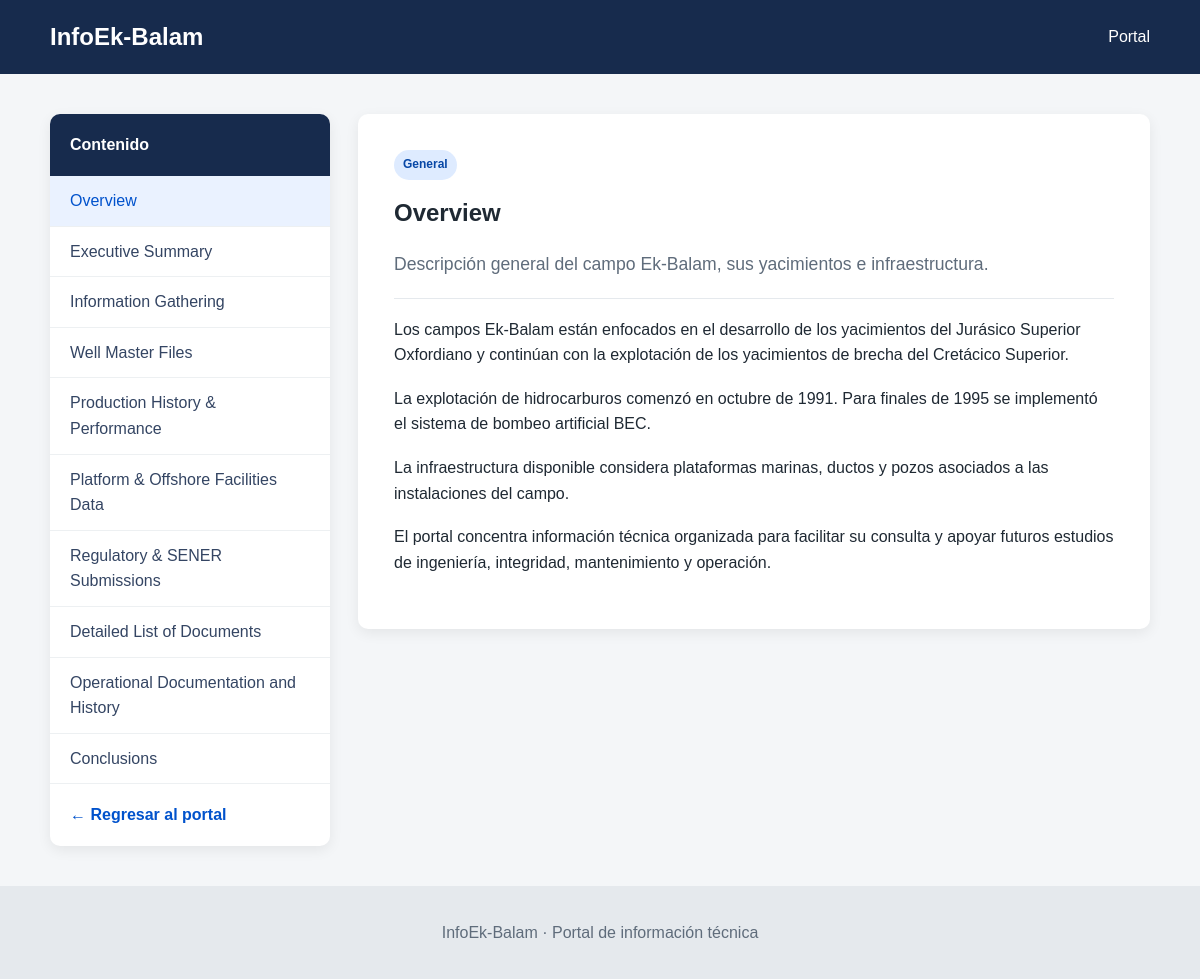
/contenido/overview (signed in), run on the app's committed database.
### models.py (models this page shows)
class Contenido(db.Model):
    __tablename__ = "contenidos"
    id = db.Column(
        db.Integer,
        primary_key=True
    )
    slug = db.Column(
        db.String(120),
        unique=True,
        nullable=False
    )
    titulo = db.Column(
        db.String(200),
        nullable=False
    )
    categoria = db.Column(
        db.String(100),
        nullable=False
    )
    resumen = db.Column(
        db.Text,
        nullable=True
    )
    contenido = db.Column(
        db.Text,
        nullable=False
    )
    palabras_clave = db.Column(
        db.Text,
        nullable=True
    )
    orden = db.Column(
        db.Integer,
        default=0,
        nullable=False
    )
    activo = db.Column(
        db.Boolean,
        default=True,
        nullable=False
    )

### app.py (the view)
@app.route("/contenido/<string:slug>")
@login_required
def ver_contenido(slug):
    contenido = Contenido.query.filter_by(
        slug=slug,
        activo=True
    ).first_or_404()
    contenidos_menu = (
        Contenido.query
        .filter_by(activo=True)
        .order_by(Contenido.orden)
        .all()
    )
    return render_template(
        "contenido.html",
        contenido=contenido,
        contenidos_menu=contenidos_menu
    )

### app.py (called while the page is built)
@login_manager.user_loader
def cargar_usuario(usuario_id):
    return db.session.get(
        Usuario,
        int(usuario_id)
    )

### models.py (called while the page is built)
    @property
    def is_active(self):
        return self.activo

### templates/contenido.html (shortened to what this page needs)
{% extends "base.html" %}
{% block content %}
<div class="distribucion-portal">
    <aside class="menu-lateral">
        <div class="menu-lateral-titulo">
            <span>Contenido</span>
        </div>
        <nav>
            {% for elemento in contenidos_menu %}
                <a
                    href="{{ url_for(
                        'ver_contenido',
                        slug=elemento.slug
                    ) }}"
                    class="{% if elemento.id == contenido.id %}
                        activo
                    {% endif %}"
                >
                    {{ elemento.titulo }}
                </a>
            {% endfor %}
        </nav>
        <a
            class="volver-portal"
            href="{{ url_for('portal') }}"
        >
            ← Regresar al portal
        </a>
    </aside>
    <article class="contenido-documental">
        <span class="categoria">
            {{ contenido.categoria }}
        </span>
        <h1>
            {{ contenido.titulo }}
        </h1>
        <p class="resumen-contenido">
            {{ contenido.resumen }}
        </p>
        <div class="texto-contenido">
            {% for parrafo in contenido.contenido.split('\n\n') %}
                {% if parrafo.strip() %}
                    <p>{{ parrafo.strip() }}</p>
                {% endif %}
            {% endfor %}
        </div>
    </article>
</div>
{% endblock %}

### static/css/styles.css (style rules this page uses)
* { box-sizing: border-box; }
html { min-height: 100%; }
body { min-height: 100vh; margin: 0; display: flex; flex-direction: column; font-family: Arial, Helvetica, sans-serif; line-height: 1.6; color: #1f2933; background-color: #f4f6f8; }
.categoria { display: inline-block; width: fit-content; padding: 5px 9px; color: #0747a6; font-size: 0.75rem; font-weight: 700; background: #deebff; border-radius: 20px; }
.distribucion-portal { display: grid; grid-template-columns: 280px 1fr; gap: 28px; align-items: start; }
.menu-lateral { position: sticky; top: 20px; overflow: hidden; background: white; border-radius: 10px; box-shadow: 0 4px 14px rgb(0 0 0 / 7%); }
.menu-lateral-titulo { padding: 18px 20px; color: white; font-weight: 700; background: #172b4d; }
.menu-lateral nav { display: flex; flex-direction: column; }
.menu-lateral nav a { padding: 12px 20px; color: #344563; text-decoration: none; border-bottom: 1px solid #edf0f2; }
.menu-lateral nav a:hover, .menu-lateral nav a.activo { color: #0052cc; background: #eaf2ff; }
.volver-portal { display: inline-block; margin: 18px 20px; color: #0052cc; font-weight: 700; text-decoration: none; }
.contenido-documental { padding: 36px; background: white; border-radius: 10px; box-shadow: 0 4px 14px rgb(0 0 0 / 7%); }
.contenido-documental h1 { margin: 14px 0 12px; }
.resumen-contenido { padding-bottom: 20px; color: #5f6c7b; font-size: 1.1rem; border-bottom: 1px solid #e5e9ed; }
.texto-contenido p { margin: 18px 0; }

### data on the page
Contenido: titulo "Overview", categoria "General", resumen "Descripción general del campo Ek-Balam, sus yacimientos e infraestructura."
Contenido: titulo "Executive Summary"
Contenido: titulo "Information Gathering"
Contenido: titulo "Well Master Files"
Contenido: titulo "Production History & Performance"
Contenido: titulo "Platform & Offshore Facilities Data"
Contenido: titulo "Regulatory & SENER Submissions"
Contenido: titulo "Detailed List of Documents"
Contenido: titulo "Operational Documentation and History"
Contenido: titulo "Conclusions"

### other printed values
{{ parrafo.strip() }} "Los campos Ek-Balam están enfocados en el desarrollo de los yacimientos del Jurásico Superior Oxfordiano y continúan con la explotación de los yacimientos de brecha del Cretácico Superior." "La explotación de hidrocarburos comenzó en octubre de 1991. Para finales de 1995 se implementó el sistema de bombeo artificial BEC." "La infraestructura disponible considera plataformas marinas, ductos y pozos asociados a las instalaciones del campo." "El portal concentra información técnica organizada para facilitar su consulta y apoyar futuros estudios de ingeniería, integridad, mantenimiento y operación."
